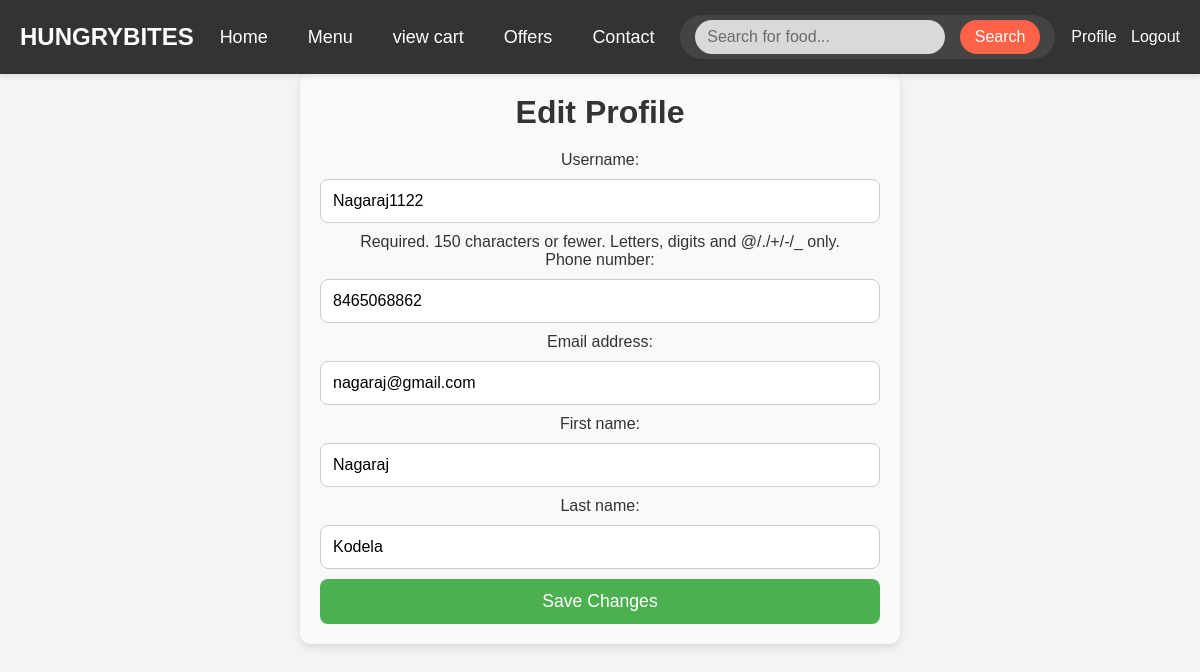
The page /Accounts/updateProfile/ (signed in) on the database its author committed.
### Accounts/models.py (models this page shows, shortened)
class User_details(AbstractUser):
    phone_number=models.CharField(max_length=15,default='')

### Accounts/views.py (the view, shortened to what this page needs)
# urls.py: path('updateProfile/',updateProfile,name='updateProfile'),
@login_required(login_url='login')
def updateProfile(request):
    user=request.user
    form=RegForm(instance=user)
    return render(request,'updateProfile.html',{'form':form})

### Accounts/forms.py (shortened to what this page needs)
class RegForm(forms.ModelForm):
    class Meta:
        model=User_details
        fields=['username','phone_number','email','first_name','last_name']
        widgets = {
            'password': forms.PasswordInput(),
        }

### template/updateProfile.html (shortened to what this page needs)
{% extends 'navbar.html' %}
{% load static %}
{% block content %}
<link rel="stylesheet" href="{% static 'Accounts/updateProfile.css' %}">
<div class="edit-section">
    <h1>Edit Profile</h1>
    <form id="editForm" method="POST" action="{% url 'Accounts:updateProfile' %}">
        {{ form.as_p }}
        <button type="submit">Save Changes</button>
    </form>
</div>
{% endblock %}

### static/food_delivery/navbar.css (style rules this page uses)
* { margin: 0; padding: 0; box-sizing: border-box; }
body { font-family: Arial, sans-serif; background-color: #f4f4f4; color: #333; transition: background-color 0.3s ease, color 0.3s ease; }

### static/Accounts/updateprofile.css (style rules this page uses)
.edit-section { width: 100%; max-width: 600px; margin: 0 auto; padding: 20px; background-color: #f9f9f9; border-radius: 10px; box-shadow: 0 4px 8px rgba(0, 0, 0, 0.1); text-align: center; }
.edit-section h1 { font-size: 2rem; color: #333; margin-bottom: 20px; }
#editForm { width: 100%; }
#editForm input, #editForm select, #editForm textarea { width: 100%; padding: 12px; margin: 10px 0; border: 1px solid #ccc; border-radius: 8px; font-size: 1rem; box-sizing: border-box; transition: border-color 0.3s ease; }
#editForm button { width: 100%; padding: 12px; background-color: #4CAF50; border: none; color: #fff; font-size: 1.1rem; border-radius: 8px; cursor: pointer; transition: background-color 0.3s ease; }

### rows shown on the page
User_details: username "Nagaraj1122", phone_number "8465068862", email "nagaraj@gmail.com", first_name "Nagaraj", last_name "Kodela"
